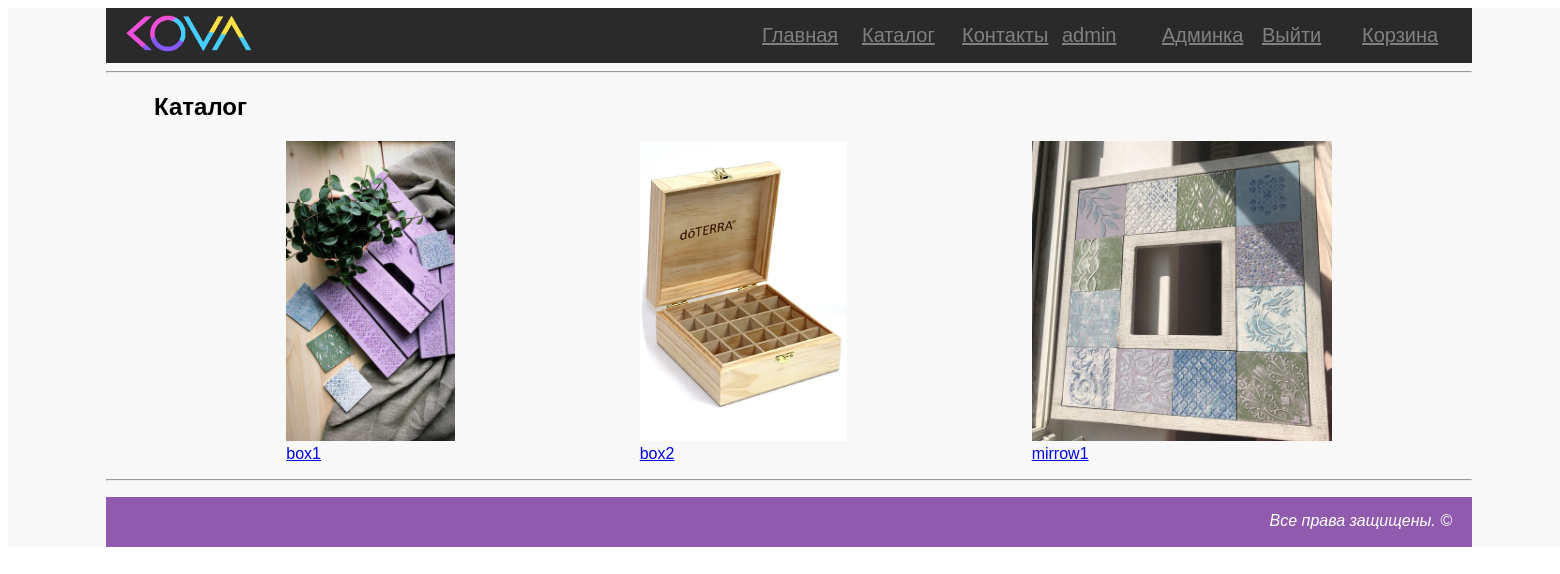
The page /catalog (signed in) on the database its author committed.
### authapp/models.py (models this page shows, shortened)
class ShopUser(AbstractUser):
    avatar = models.ImageField(upload_to='users_avatars', blank=True)
    age = models.PositiveIntegerField(verbose_name='возраст', default=18)
    activation_key = models.CharField(verbose_name='ключ подтверждения', max_length=128, blank=True)
    activation_key_expires = models.DateTimeField(
        verbose_name='актуальность ключа',
        default=(now() + timedelta(hours=48)))

### mainapp/models.py (models this page shows, shortened)
class Product(models.Model):
    PUBLICATED = 'PUB'
    PRIVATE = 'PRV'
    PUBLICATED_CHOICES = (
        (PUBLICATED, 'Publicated'),
        (PRIVATE, 'Private'),
    )
    category = models.ForeignKey(ProductCategory, on_delete=models.CASCADE)
    title = models.CharField(max_length=150)
    image = models.ImageField(blank=True, null=True)
    cost = models.DecimalField(max_digits=7, decimal_places=2)
    short_desc = models.CharField(verbose_name='краткое описание', max_length=200, blank=True)
    description = models.TextField(verbose_name='подбробное описание', blank=True)
    publicated = models.CharField(
        max_length=3,
        choices=PUBLICATED_CHOICES,
        default=PUBLICATED
    )
    created = models.DateTimeField(auto_now_add=True)
    modifield = models.DateTimeField(auto_now=True)

### mainapp/views.py (the view)
# urls.py: re_path(r'^catalog', mainapp.catalog, name='catalog'),
def catalog(request):
    query = models.Product.objects.all()
    return render(request, 'mainapp/catalog.html', {'results': query})

### mainapp/context_processors.py (called while the page is built)
def basket(request):
    print('context_processor basket works')
    basket = []
    if request.user.is_authenticated:
        basket = Basket.objects.filter(user=request.user)
    return {
        'basket': basket,
    }

### mainapp/templates/mainapp/catalog.html (shortened to what this page needs)
{% extends 'mainapp/base.html' %}
{% load static %}
{% block page_content %}
<h2>Каталог</h2>
<div class="product_catalog">
            <ul>
                {% for itm in results %}
                <li>
                     <a href="{% url 'detail' pk=itm.id %}">
                        <img src="/media/{{ itm.image }}"
                            alt="{{ itm.title }}"
                            ><br>
                        {{ itm.title }}</a><br>
                </li>
                {% endfor %}
            </ul>
        </div>
{% endblock %}

### mainapp/templates/includes/menu.html (shortened to what this page needs)
<ul class="menu">
    <li><a href="/">Главная</a></li>
    <li><a href="{% url 'catalog' %}">Каталог</a></li>
    <li><a href="{% url 'contacts' %}">Контакты</a></li>
    {% if user.is_authenticated %}
        <li>
            <a href="{% url 'auth:edit' %}">
                {{ user.first_name|default:'USER' }}
            </a>
        </li>
    {% endif %}
    {% if user.is_superuser %}
        <li>
            <a href="{% url 'admin:users' %}">Админка</a>
        </li>
    {% endif %}
        <li>
            {% if user.is_authenticated %}
                <a href="{% url 'auth:logout' %}">Выйти</a>
            {% else %}
                <a href="{% url 'auth:login' %}">Войти</a>
            {% endif %}
        </li>
    <li><a href="{% url 'basket:view' %}" class="basket">Корзина
        </a>
    </li>
</ul>

### mainapp/static/css/main.css (style rules this page uses)
.menu { list-style-type: none; display: flex; position: relative; right: 10px; }
.menu li { border: 1px #eaeaea; width: 100px; display: flex; }
.menu a { color: grey; font-size: 20px; }
.product_catalog img { height: 300px; }
.product_catalog ul { list-style: none ; display: flex; justify-content: space-around; }

### rows shown on the page
ShopUser: first_name "admin"
Product: image (picture), title "box1"
Product: image (picture), title "box2"
Product: image (picture), title "mirrow1"
